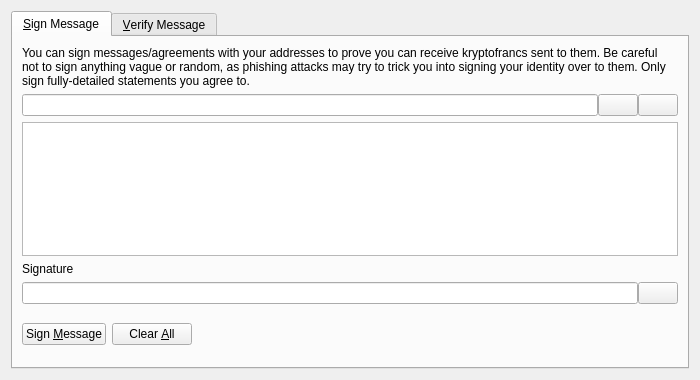
<?xml version="1.0" encoding="UTF-8"?>
<ui version="4.0">
 <class>SignVerifyMessageDialog</class>
 <widget class="QDialog" name="SignVerifyMessageDialog">
  <property name="geometry">
   <rect>
    <x>0</x>
    <y>0</y>
    <width>700</width>
    <height>380</height>
   </rect>
  </property>
  <property name="windowTitle">
   <string>Signatures - Sign / Verify a Message</string>
  </property>
  <property name="modal">
   <bool>true</bool>
  </property>
  <layout class="QVBoxLayout" name="verticalLayout">
   <item>
    <widget class="QTabWidget" name="tabWidget">
     <property name="currentIndex">
      <number>0</number>
     </property>
     <widget class="QWidget" name="tabSignMessage">
      <attribute name="title">
       <string>&amp;Sign Message</string>
      </attribute>
      <layout class="QVBoxLayout" name="verticalLayout_SM">
       <item>
        <widget class="QLabel" name="infoLabel_SM">
         <property name="text">
          <string>You can sign messages/agreements with your addresses to prove you can receive kryptofrancs sent to them. Be careful not to sign anything vague or random, as phishing attacks may try to trick you into signing your identity over to them. Only sign fully-detailed statements you agree to.</string>
         </property>
         <property name="textFormat">
          <enum>Qt::PlainText</enum>
         </property>
         <property name="wordWrap">
          <bool>true</bool>
         </property>
        </widget>
       </item>
       <item>
        <layout class="QHBoxLayout" name="horizontalLayout_1_SM">
         <property name="spacing">
          <number>0</number>
         </property>
         <item>
          <widget class="QValidatedLineEdit" name="addressIn_SM">
           <property name="toolTip">
            <string>The kryptoFranc address to sign the message with</string>
           </property>
          </widget>
         </item>
         <item>
          <widget class="QPushButton" name="addressBookButton_SM">
           <property name="toolTip">
            <string>Choose previously used address</string>
           </property>
           <property name="text">
            <string/>
           </property>
           <property name="icon">
            <iconset resource="../kryptofranc.qrc">
             <normaloff>:/icons/address-book</normaloff>:/icons/address-book</iconset>
           </property>
           <property name="shortcut">
            <string>Alt+A</string>
           </property>
           <property name="autoDefault">
            <bool>false</bool>
           </property>
          </widget>
         </item>
         <item>
          <widget class="QPushButton" name="pasteButton_SM">
           <property name="toolTip">
            <string>Paste address from clipboard</string>
           </property>
           <property name="text">
            <string/>
           </property>
           <property name="icon">
            <iconset resource="../kryptofranc.qrc">
             <normaloff>:/icons/editpaste</normaloff>:/icons/editpaste</iconset>
           </property>
           <property name="shortcut">
            <string>Alt+P</string>
           </property>
           <property name="autoDefault">
            <bool>false</bool>
           </property>
          </widget>
         </item>
        </layout>
       </item>
       <item>
        <widget class="QPlainTextEdit" name="messageIn_SM">
         <property name="toolTip">
          <string>Enter the message you want to sign here</string>
         </property>
        </widget>
       </item>
       <item>
        <widget class="QLabel" name="signatureLabel_SM">
         <property name="text">
          <string>Signature</string>
         </property>
         <property name="textFormat">
          <enum>Qt::PlainText</enum>
         </property>
        </widget>
       </item>
       <item>
        <layout class="QHBoxLayout" name="horizontalLayout_2_SM">
         <property name="spacing">
          <number>0</number>
         </property>
         <item>
          <widget class="QLineEdit" name="signatureOut_SM">
           <property name="font">
            <font>
             <italic>true</italic>
            </font>
           </property>
           <property name="readOnly">
            <bool>true</bool>
           </property>
          </widget>
         </item>
         <item>
          <widget class="QPushButton" name="copySignatureButton_SM">
           <property name="toolTip">
            <string>Copy the current signature to the system clipboard</string>
           </property>
           <property name="text">
            <string/>
           </property>
           <property name="icon">
            <iconset resource="../kryptofranc.qrc">
             <normaloff>:/icons/editcopy</normaloff>:/icons/editcopy</iconset>
           </property>
           <property name="autoDefault">
            <bool>false</bool>
           </property>
          </widget>
         </item>
        </layout>
       </item>
       <item>
        <layout class="QHBoxLayout" name="horizontalLayout_3_SM">
         <item>
          <widget class="QPushButton" name="signMessageButton_SM">
           <property name="toolTip">
            <string>Sign the message to prove you own this kryptoFranc address</string>
           </property>
           <property name="text">
            <string>Sign &amp;Message</string>
           </property>
           <property name="icon">
            <iconset resource="../kryptofranc.qrc">
             <normaloff>:/icons/edit</normaloff>:/icons/edit</iconset>
           </property>
           <property name="autoDefault">
            <bool>false</bool>
           </property>
          </widget>
         </item>
         <item>
          <widget class="QPushButton" name="clearButton_SM">
           <property name="toolTip">
            <string>Reset all sign message fields</string>
           </property>
           <property name="text">
            <string>Clear &amp;All</string>
           </property>
           <property name="icon">
            <iconset resource="../kryptofranc.qrc">
             <normaloff>:/icons/remove</normaloff>:/icons/remove</iconset>
           </property>
           <property name="autoDefault">
            <bool>false</bool>
           </property>
          </widget>
         </item>
         <item>
          <spacer name="horizontalSpacer_1_SM">
           <property name="orientation">
            <enum>Qt::Horizontal</enum>
           </property>
           <property name="sizeHint" stdset="0">
            <size>
             <width>40</width>
             <height>48</height>
            </size>
           </property>
          </spacer>
         </item>
         <item>
          <widget class="QLabel" name="statusLabel_SM">
           <property name="font">
            <font>
             <weight>75</weight>
             <bold>true</bold>
            </font>
           </property>
           <property name="text">
            <string/>
           </property>
           <property name="wordWrap">
            <bool>true</bool>
           </property>
          </widget>
         </item>
         <item>
          <spacer name="horizontalSpacer_2_SM">
           <property name="orientation">
            <enum>Qt::Horizontal</enum>
           </property>
           <property name="sizeHint" stdset="0">
            <size>
             <width>40</width>
             <height>48</height>
            </size>
           </property>
          </spacer>
         </item>
        </layout>
       </item>
      </layout>
     </widget>
     <widget class="QWidget" name="tabVerifyMessage">
      <attribute name="title">
       <string>&amp;Verify Message</string>
      </attribute>
      <layout class="QVBoxLayout" name="verticalLayout_VM">
       <item>
        <widget class="QLabel" name="infoLabel_VM">
         <property name="text">
          <string>Enter the receiver's address, message (ensure you copy line breaks, spaces, tabs, etc. exactly) and signature below to verify the message. Be careful not to read more into the signature than what is in the signed message itself, to avoid being tricked by a man-in-the-middle attack. Note that this only proves the signing party receives with the address, it cannot prove sendership of any transaction!</string>
         </property>
         <property name="textFormat">
          <enum>Qt::PlainText</enum>
         </property>
         <property name="alignment">
          <set>Qt::AlignLeading|Qt::AlignLeft|Qt::AlignTop</set>
         </property>
         <property name="wordWrap">
          <bool>true</bool>
         </property>
        </widget>
       </item>
       <item>
        <layout class="QHBoxLayout" name="horizontalLayout_1_VM">
         <property name="spacing">
          <number>0</number>
         </property>
         <item>
          <widget class="QValidatedLineEdit" name="addressIn_VM">
           <property name="toolTip">
            <string>The kryptoFranc address the message was signed with</string>
           </property>
          </widget>
         </item>
         <item>
          <widget class="QPushButton" name="addressBookButton_VM">
           <property name="toolTip">
            <string>Choose previously used address</string>
           </property>
           <property name="text">
            <string/>
           </property>
           <property name="icon">
            <iconset resource="../kryptofranc.qrc">
             <normaloff>:/icons/address-book</normaloff>:/icons/address-book</iconset>
           </property>
           <property name="shortcut">
            <string>Alt+A</string>
           </property>
           <property name="autoDefault">
            <bool>false</bool>
           </property>
          </widget>
         </item>
        </layout>
       </item>
       <item>
        <widget class="QPlainTextEdit" name="messageIn_VM"/>
       </item>
       <item>
        <widget class="QValidatedLineEdit" name="signatureIn_VM"/>
       </item>
       <item>
        <layout class="QHBoxLayout" name="horizontalLayout_2_VM">
         <item>
          <widget class="QPushButton" name="verifyMessageButton_VM">
           <property name="toolTip">
            <string>Verify the message to ensure it was signed with the specified kryptoFranc address</string>
           </property>
           <property name="text">
            <string>Verify &amp;Message</string>
           </property>
           <property name="icon">
            <iconset resource="../kryptofranc.qrc">
             <normaloff>:/icons/transaction_0</normaloff>:/icons/transaction_0</iconset>
           </property>
           <property name="autoDefault">
            <bool>false</bool>
           </property>
          </widget>
         </item>
         <item>
          <widget class="QPushButton" name="clearButton_VM">
           <property name="toolTip">
            <string>Reset all verify message fields</string>
           </property>
           <property name="text">
            <string>Clear &amp;All</string>
           </property>
           <property name="icon">
            <iconset resource="../kryptofranc.qrc">
             <normaloff>:/icons/remove</normaloff>:/icons/remove</iconset>
           </property>
           <property name="autoDefault">
            <bool>false</bool>
           </property>
          </widget>
         </item>
         <item>
          <spacer name="horizontalSpacer_1_VM">
           <property name="orientation">
            <enum>Qt::Horizontal</enum>
           </property>
           <property name="sizeHint" stdset="0">
            <size>
             <width>40</width>
             <height>48</height>
            </size>
           </property>
          </spacer>
         </item>
         <item>
          <widget class="QLabel" name="statusLabel_VM">
           <property name="font">
            <font>
             <weight>75</weight>
             <bold>true</bold>
            </font>
           </property>
           <property name="text">
            <string/>
           </property>
           <property name="wordWrap">
            <bool>true</bool>
           </property>
          </widget>
         </item>
         <item>
          <spacer name="horizontalSpacer_2_VM">
           <property name="orientation">
            <enum>Qt::Horizontal</enum>
           </property>
           <property name="sizeHint" stdset="0">
            <size>
             <width>40</width>
             <height>48</height>
            </size>
           </property>
          </spacer>
         </item>
        </layout>
       </item>
      </layout>
     </widget>
    </widget>
   </item>
  </layout>
 </widget>
 <customwidgets>
  <customwidget>
   <class>QValidatedLineEdit</class>
   <extends>QLineEdit</extends>
   <header>qvalidatedlineedit.h</header>
  </customwidget>
 </customwidgets>
 <resources>
  <include location="../bitcoin.qrc"/>
 </resources>
 <connections/>
</ui>
